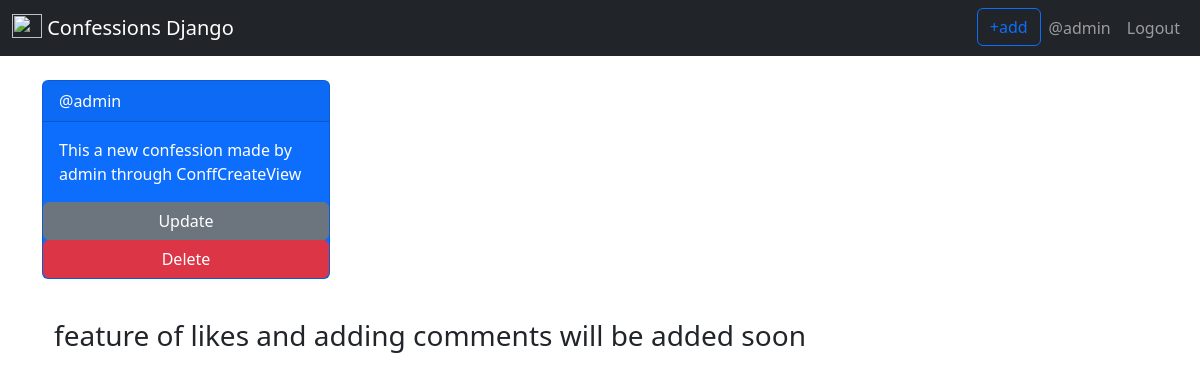
The app's page /confession-detail/3/ (signed in) with its own data.
### confessions/models.py (models this page shows, shortened)
class Confession(models.Model):
    author = models.ForeignKey(to=User, on_delete=models.CASCADE)
    confession = models.CharField(max_length=280)
    date_posted = models.DateTimeField(default=datetime.now())

### confessions/views.py (the view)
# urls.py: path('confession-detail/<int:pk>/', ConfDetailView.as_view(), name='confession-detail'),
class ConfDetailView(LoginRequiredMixin, DetailView):
    model = Confession

### confessions/templates/confessions/confession_detail.html
{% extends "confessions/base.html" %}
{% load crispy_forms_tags %}
{% block content %}
<br>
<div class="container">
    <div class="card text-bg-primary mb-3" style="max-width: 18rem;">
        <div class="card-header">@{{ object.author.username }}</div>
        <div class="card-body">
            <p class="card-text"> {{ object.confession }}</p>
        </div>
        {% if object.author == user%}
        <a href="{% url 'confession-update' object.id %}" class="btn btn-secondary"> Update </a>
        <a href="{% url 'confession-delete' object.id %}" class="btn btn-danger"> Delete </a>
        {% endif %}
  </div>
  <br>
  <div class="container">
    <h3> feature of likes and adding comments will be added soon </h3>
  </div>
</div>
{% endblock content %}

### confessions/templates/confessions/base.html (shortened to what this page needs)
<!DOCTYPE html>
<html lang="en">
<head>
    <link href="https://cdn.jsdelivr.net/npm/bootstrap@5.2.0/dist/css/bootstrap.min.css" rel="stylesheet">
</head>
<body>
    <nav class="navbar navbar-dark navbar-expand-lg bg-dark">
        <div class="container-fluid">
            <a class="navbar-brand" href="{% url 'confessions-home'%}">
              <img src="https://www.interviewbit.com/blog/wp-content/uploads/2021/09/C-2.png" alt="" width="30" height="24" class="d-inline-block align-text-top">
              Confessions Django
            </a>
            {% if user.is_authenticated %}
            <ul class="navbar-nav">
                <li class="nav-item">
                    <a class="btn btn-outline-primary" href="{% url 'confession-create' %}">+add</a>
                </li>
                <li class="nav-item">
                    <a href="#" class="nav-link"> @{{ user.username }} </a>
                </li>
                <li class="nav-item">
                    <a href="{% url 'logout' %}" class="nav-link"> Logout </a>
                </li>
            </ul>
            {% endif %}
        </div>
      </nav>
    {% block content %}{% endblock %}
</body>
</html>

### records on screen
Confession: author.username "admin", confession "This a new confession made by admin through ConffCreateView"

### other values on screen
{{ user.username }} "admin"
